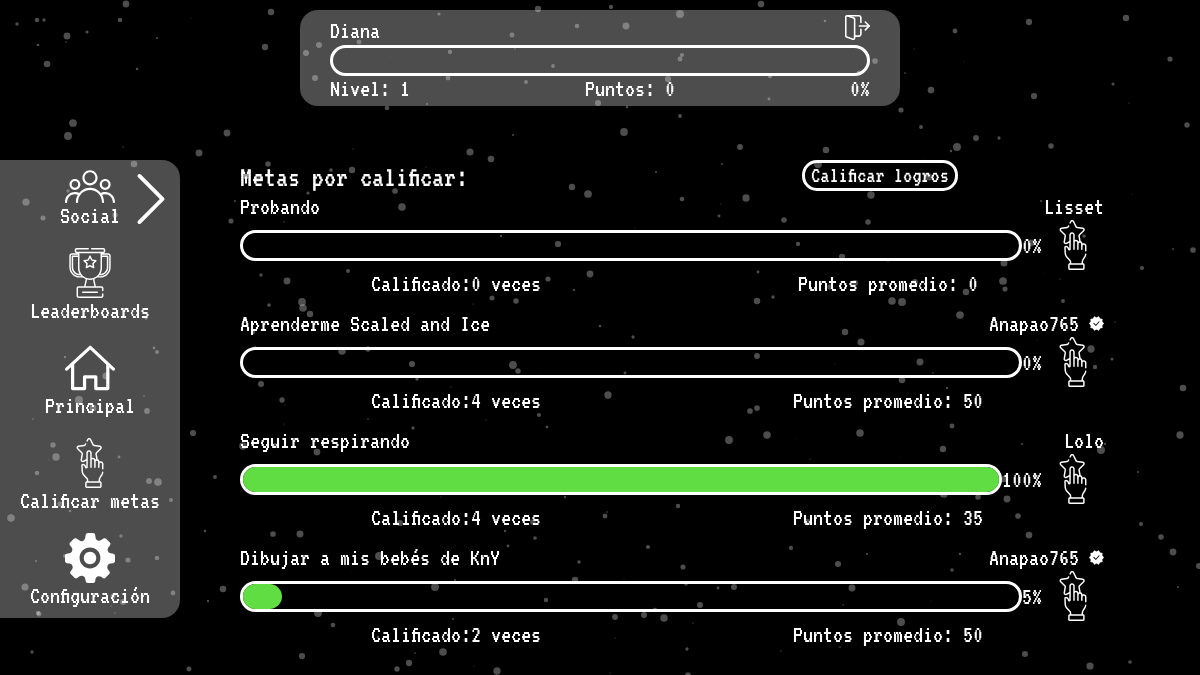
/Home/Calificar/index.php (signed in), run on the app's committed database.
### tables this page shows
CREATE TABLE `users` (
  `idusuario` int(11) NOT NULL,
  `usuario` varchar(45) NOT NULL DEFAULT '',
  `password` varchar(45) NOT NULL DEFAULT '',
  `mail` varchar(45) NOT NULL DEFAULT '',
  `subido` datetime NOT NULL DEFAULT current_timestamp(),
  `estado` tinyint(1) NOT NULL DEFAULT 0,
  `verificada` tinyint(1) NOT NULL DEFAULT 0,
  `hash` varchar(32) NOT NULL,
  `nivel` int(10) NOT NULL,
  `porcentaje_nivel` int(3) NOT NULL DEFAULT 0,
  `puntaje` int(9) NOT NULL DEFAULT 0,
  `admin` tinyint(1) NOT NULL DEFAULT 0,
  `actualizado` tinyint(1) NOT NULL DEFAULT 0,
  `introducido_logros` tinyint(1) NOT NULL DEFAULT 0
);

CREATE TABLE `metas` (
  `id_meta` int(5) NOT NULL,
  `id_padre` int(5) NOT NULL,
  `texto_meta` varchar(512) NOT NULL,
  `cumplida` int(1) NOT NULL DEFAULT 0,
  `porcentaje` int(3) NOT NULL DEFAULT 0,
  `hash` varchar(32) NOT NULL,
  `fecha_subida` timestamp NOT NULL DEFAULT current_timestamp(),
  `calificada` int(1) NOT NULL DEFAULT 0,
  `puntos` int(3) NOT NULL DEFAULT 0,
  `cantidad_calificacion` int(3) NOT NULL DEFAULT 0,
  `promedio_puntos` int(11) NOT NULL DEFAULT 0,
  `puntos_subidos` tinyint(1) NOT NULL DEFAULT 0,
  `privada` tinyint(1) NOT NULL DEFAULT 0
);

### Home/Calificar/index.php (the view, shortened to what this page needs)
<!DOCTYPE html>
<html lang="es" dir="ltr">
  <head>
    <link rel="stylesheet" href="../../css/reset.css">
    <link rel="stylesheet" href="../css/home.css">
  </head>
  <body>
    <?php
    include '../../php/amigos.php';
    $con=conectar();
    $user=$_SESSION['usuario'];
    $sql="SELECT * FROM users WHERE usuario='$user'";
    $consulta=mysqli_query($con,$sql);
    while($obj=mysqli_fetch_object($consulta)){
      $id_usu=$obj->idusuario;
      $nivel=$obj->nivel;
      $puntos=$obj->puntaje;
      $porcentaje=$obj->porcentaje_nivel;
      $admin=$obj->admin;
    }
    if(isset($_POST['calificar_logros'])){
      $calificada=0;
      $sql="SELECT * FROM logros WHERE calificada='$calificada'";
      $res=mysqli_query($con, $sql);
    }else{
      $calificada=0;
      $sql="SELECT * FROM metas WHERE calificada='$calificada'";
      $res=mysqli_query($con, $sql);
    }
    function buscarUsuario($id_usuario,$con){
      $sql="SELECT * FROM users WHERE idusuario='$id_usuario'";
      $consulta=mysqli_query($con,$sql);
      while($obj=mysqli_fetch_object($consulta)){
        $nombre=$obj->usuario;
        $adminBuscado=$obj->admin;
        $datos = array('nombre' => $nombre, 'admin'=>$adminBuscado );
      }
      return $datos;
    }
    $niveles = array(10,50,100,200,500,1000,2000,5000,10000);
    for ($i=0; $i <sizeof($niveles); $i++) {
      if($puntos>$niveles[$i]){
        $nivel=$i+2;
      }else{
        $porcentaje=$puntos*100/$niveles[$i];
        break;
      }
    }
    ?>
    <div class="principal">
      <div class="parte-arriba">
        <div class="perfil">
          <div class="linea">
            <p><?php echo $_SESSION['usuario'] ?><?php echo $admin==1?"<img class='verificado' src='../images/cheque.svg' alt='Verificado'>":""; ?></p>
            <a href="../../logout.php"><img src="../images/salir.svg" alt="Salir" class="salir"></a>
          </div>
          <div class="linea">
            <div class="barra-porcentaje">
            </div>
          </div>
          <div class="linea">
            <p>Nivel: <?php  echo $nivel;?></p>
            <p>Puntos: <?php echo $puntos; ?></p>
            <p><?php echo $porcentaje ?>%</p>
          </div>
        </div>
      </div>
      <div class="parte-abajo">
        <div class="opciones">
          <button class="opcion amigos" id=borde onclick="abrir()">
            <div class="boton-opcion">
              <img src="../images/usuarios-svg.svg" alt="Amigos" class="icono">
              <p>Social</p>
              <img src="../images/proximo.svg" alt="Abrir" id=flecha>
            </div>
          </button>
          <a href="../Leaderboard" class="opcion">
            <img src="../images/trofeo.svg" alt="Leaderboards">
            <p>Leaderboards</p>
          </a>
          <a href="/" class="opcion">
            <img src="../images/hogar.svg" alt="Principal">
            <p>Principal</p>
          </a>
          <a href="" class="opcion">
            <img src="../images/clasificacion.svg" alt="Calificar Metas">
            <p>Calificar metas</p>
          </a>
          <div class="opcion configuracion" id="conf">
            <img src="../images/configuraciones.svg" alt="Configuaración">
            <p>Configuración</p>
          </div>
        </div>
        <div class="metas" id=metas style="display:block;">
          <div class="titulo_calificar">
            <?php if (!isset($_POST['calificar_logros'])): ?>
              <h2>Metas por calificar: </h2>
              <form action="" method="post">
                <input type="submit" name="calificar_logros" value="Calificar logros" style="text-align: center;">
              </form>
            <?php endif; ?>
          </div>
          <?php if (!isset($_POST['calificar_logros'])): ?>
            <?php
            while($arreglo=mysqli_fetch_array($res)):
            ?>
            <div class="meta">
              <?php
              $arregloUsu=buscarUsuario($arreglo['id_padre'],$con);
              ?>
              <a href="../Meta/?id_meta=<?php echo $arreglo['id_meta'] ?>&hash=<?php echo $arreglo['hash']?> <?php echo $arreglo['id_padre']!=$id_usu?"&idBuscado=".$arreglo['id_padre']: ""; ?>">
                <div style='width:100%;display:flex;justify-content: space-between;'>
                  <?php echo  $arreglo['texto_meta']; ?>
                  <?php if (($arreglo['privada']!=1||$admin==1)&&$arreglo['privada']!=2): ?>
                    <p> <?php echo $arregloUsu['nombre']  ?> <?php echo $arregloUsu['admin']==1?"<img class='verificado' src='../images/cheque.svg' alt='Verificado'>":""; ?></p>
                  <?php else: ?>
                    <p>Usuario privado</p>
                  <?php endif; ?>
                </div>
              </a>
              <div class='linea linea-meta'>
                <div class='barra-porcentaje meta-barra'>
                  <span class='porcentaje' style="width: <?php echo $arreglo['porcentaje']; ?>%"></span>
                </div>
                <p><?php echo $arreglo['porcentaje'] ?>%</p>
                <button class="boton_calificar_incorporado" type="button" name="button" onclick="crear(11,<?php echo $arreglo['id_meta']; ?>)"> <img src="../images/clasificacion.svg" alt="Calificar esta meta"> </button>
              </div>
                <div style='width:100%; display:flex; justify-content:space-between;'>
                  <p style='width: 50%; text-align: center;'>Calificado:<?php  echo $arreglo['cantidad_calificacion'];?>  veces</p>
                  <p style='width:50%; text-align:center;'>Puntos promedio: <?php echo $arreglo['promedio_puntos']; ?></p>
                </div>
              </div>
            <?php
              endwhile;
             ?>
          <?php endif; ?>
        </div>
      </div>
    </div>
  </body>
</html>

### Home/css/home.css (style rules this page uses)
* { font-family: 'VT323', monospace; }
a { font-size: 25px; text-decoration: none; color: white; }
body { font-family: 'VT323', monospace; color: white; background-color: black; height: 100vh; }
button { background-color: transparent; outline: none; border: 0px; display: flex; flex-direction: column; align-items: center; text-align: center; cursor: pointer; }
span { height: 25px; position: absolute; top: 0; left: 0; background-color: #61dd44; border-radius: 18px 18px 18px 18px; -moz-border-radius: 18px 18px 18px 18px; -webkit-border-radius: 18px 18px 18px 18px; }
img { -webkit-filter: invert(100%); filter: invert(100%); }
input, .logros { font-size: 23px; color: #ffffff; margin-bottom: 3px; background-color: rgba(0,0,0,0); border-radius: 15px 15px 15px 15px; -moz-border-radius: 15px 15px 15px 15px; -webkit-border-radius: 15px 15px 15px 15px; border: 3px solid #fff; }
input[type=submit] { cursor: pointer; }
form { display: flex; flex-direction: column; align-items: center; width: 80%; }
h2 { font-size: 30px; text-align: center; }
p { font-size: 25px; color: white; }
.parte-arriba { width: 100%; display: flex; justify-content: space-around; }
.perfil { padding-top: 5px; padding-bottom: 5px; display: flex; align-items: center; justify-content: space-around; flex-wrap: wrap; margin-top: 10px; width: 50%; border-radius: 18px 18px 18px 18px; -moz-border-radius: 18px 18px 18px 18px; -webkit-border-radius: 18px 18px 18px 18px; background: rgba(255, 255, 255, 0.3); position: sticky; }
.principal { display: flex; flex-direction: column; justify-content: space-between; z-index: 2; }
.parte-abajo { width: 100%; height: 80%; display: flex; flex-direction: row; justify-content: space-between; }
.principal { position: absolute; top: 0; left: 0; width: 100%; height: 100vh; }
.linea { width: 90%; display: flex; text-align: left; justify-content: space-between; align-items: center; }
.salir { width: 25px; }
p { font-size: 25px; }
.barra-porcentaje { height: 25px; width: 100%; border-radius: 18px 18px 18px 18px; -moz-border-radius: 18px 18px 18px 18px; -webkit-border-radius: 18px 18px 18px 18px; border: 3px solid #ffffff; display: flex; align-items: flex-start; justify-content: space-between; position: relative; }
.opcion { height: 25%; width: 100%; padding-top: 10px; padding-bottom: 10px; display: flex; flex-direction: column; align-items: center; justify-content: space-around; background-color: rgba(255, 255, 255, 0.3); }
.opcion img { width: 50px; }
.amigos { display: flex; justify-content: space-between; flex-direction: row; border-radius: 0px 18px 0px 0px; -moz-border-radius: 0px 18px 0px 0px; -webkit-border-radius: 0px 18px 0px 0px; width: 100%; margin-bottom: 0; }
.opciones { position: fixed; width: 15%; height: auto; display: flex; flex-direction: column; align-items: flex-start; justify-content: space-between; z-index: 5; }
.configuracion { border-radius: 0px 0px 18px 0px; -moz-border-radius: 0px 0px 18px 0px; -webkit-border-radius: 0px 0px 18px 0px; }
.metas { width: 80%; margin-left: 20%; position: absolute; display: flex; flex-direction: column; align-items: center; justify-content: space-around; z-index: 2; overflow-y: scroll; height: 100%; }
.meta { width: 90%; margin-bottom: 15px; }
.boton-opcion { display: flex; flex-direction: column; align-items: center; width: 100%; }
#flecha { -webkit-transition: all 0.5s ease-out; -moz-transition: all 0.5s ease; -ms-transition: all 0.5s ease; position: absolute; left: 70%; top: 3%; }
.meta-barra { width: 90%; }
.linea-meta { width: 100%; }
.metas h2 { width:40%; display: flex; align-items:center; }
.boton_calificar_incorporado img { width: 50px; }
.verificado { width:15px; }
.titulo_calificar { width: 100%; display: flex; justify-content: space-around; }

### data on the page
users: nivel "1", puntaje "0"
metas: texto_meta "Probando", users.usuario "Lisset", porcentaje "0", cantidad_calificacion "0", promedio_puntos "0"
metas: texto_meta "Aprenderme Scaled and Ice", users.usuario "Anapao765", privada 0 (drawn), porcentaje "0", cantidad_calificacion "4", promedio_puntos "50"
metas: texto_meta "Seguir respirando", users.usuario "Lolo", porcentaje "100", cantidad_calificacion "4", promedio_puntos "35"
metas: texto_meta "Dibujar a mis bebés de KnY", privada 0 (drawn), porcentaje "5", cantidad_calificacion "2", promedio_puntos "50"
users: usuario "Anapao765"

### other printed values
$_SESSION['usuario'] "Diana"
